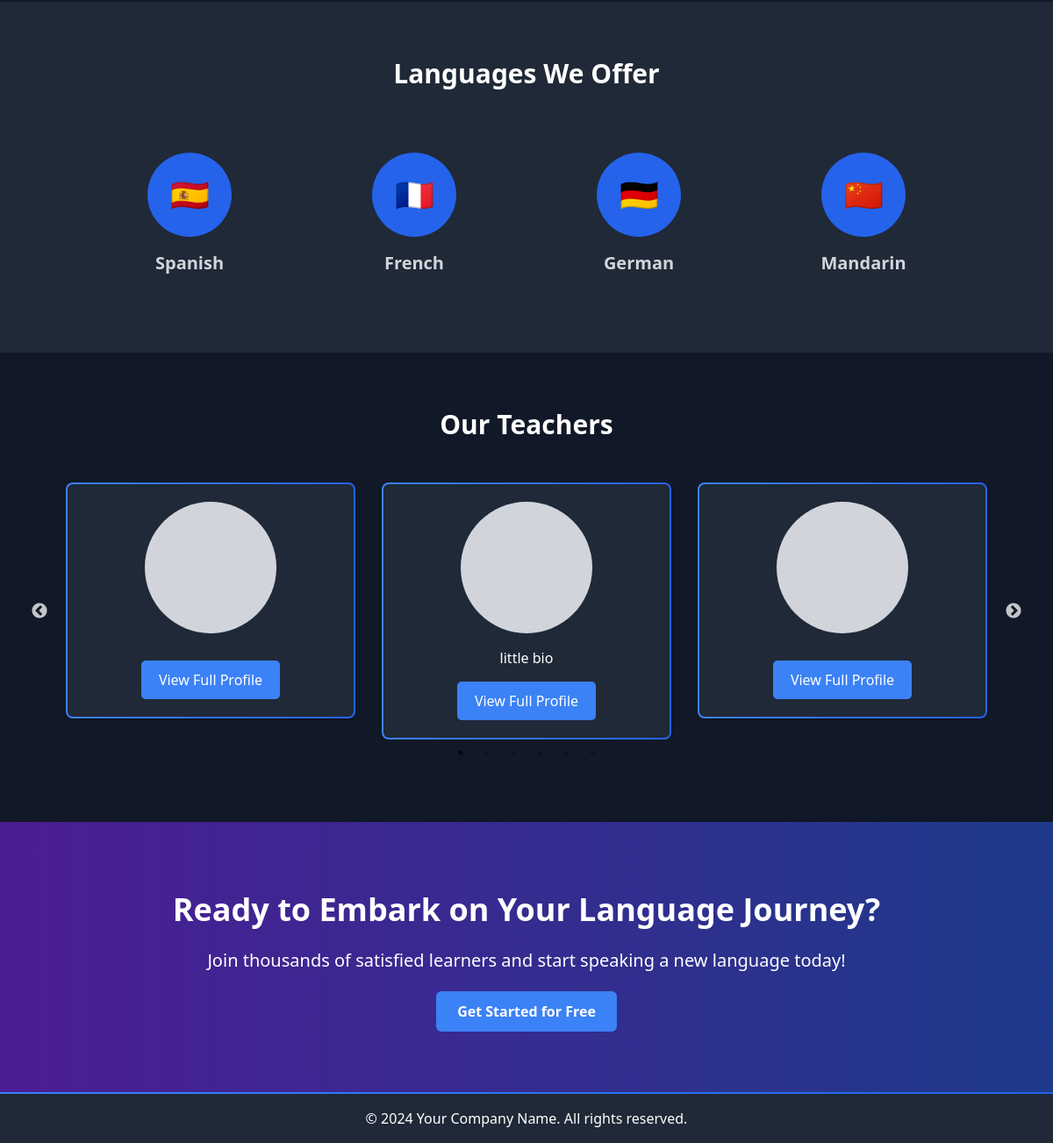
The app's page /hira/ (lower part), older data.
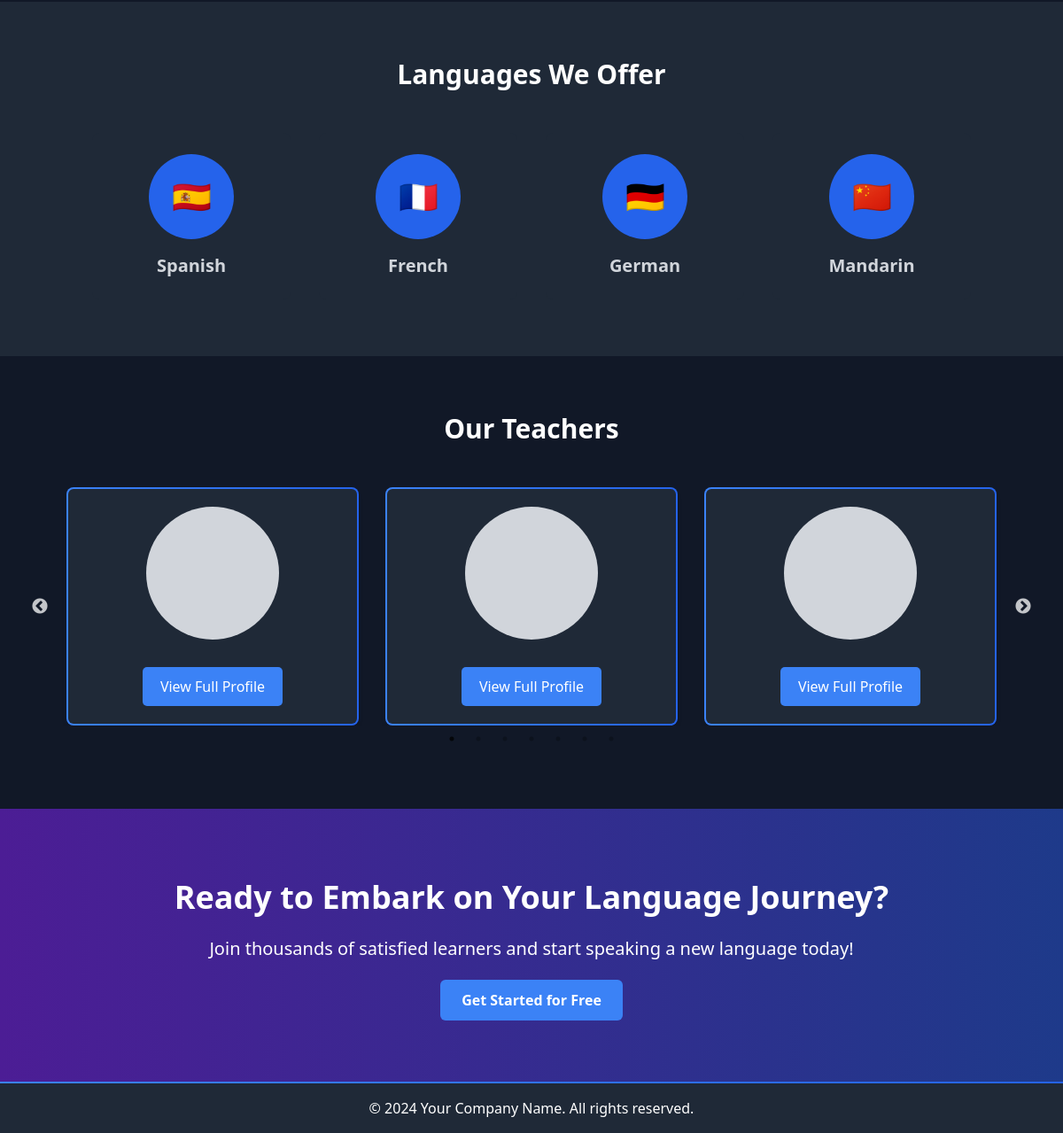
The same page, newer data.
### hira/models.py (models this page shows, shortened)
class CustomUser(AbstractUser):
    USER_TYPES = [
        ('student', 'Student'),
        ('teacher', 'Teacher'),
    ]
    user_type = models.CharField(max_length=10, choices=USER_TYPES)

class Profile(models.Model):
    LANGUAGE_CHOICES = [
        ('EN', 'English'),
        ('ES', 'Spanish'),
        ('FR', 'French'),
        ('DE', 'German'),
        ('ZH', 'Chinese'),
    ]
    GRADE_CHOICES = [
        ('1', '1st Grade'),
        ('2', '2nd Grade'),
        ('12', '12th Grade'),
        ('UG', 'Undergraduate'),
        ('PG', 'Postgraduate'),
    ]
    user = models.OneToOneField(CustomUser, on_delete=models.CASCADE, related_name='profile')
    bio = models.TextField(blank=True)
    languages = models.CharField(max_length=100, choices=LANGUAGE_CHOICES, blank=True)
    certifications = models.TextField(blank=True, help_text="List your certifications, separated by commas")
    years_of_experience = models.PositiveIntegerField(default=0)
    specialization = models.CharField(max_length=100, blank=True)
    education = models.TextField(blank=True, help_text="Your educational background")
    teaching_style = models.TextField(blank=True, help_text="Describe your teaching approach")
    grade = models.CharField(max_length=2, choices=GRADE_CHOICES, blank=True)
    subjects_of_interest = models.TextField(blank=True, help_text="List subjects you're interested in, separated by commas")
    learning_goals = models.TextField(blank=True, help_text="Describe your learning goals")

### hira/views.py (the view)
# urls.py: path('', index, name='index'),
def index(request):
    teachers = CustomUser.objects.filter(user_type='teacher')
    context = {'teachers': teachers}
    return render(request, 'hira/index.html', context)

### hira/templates/hira/index.html (shortened to what this page needs)
{% extends "hira/layout.html" %}
{% block body %}
<main class="bg-gray-900 text-gray-300">
    <section class="languages py-16 bg-gray-800">
        <div class="container mx-auto px-4">
            <h2 class="text-3xl font-bold mb-12 text-center text-white">Languages We Offer</h2>
            <div class="grid grid-cols-2 md:grid-cols-4 gap-8">
                <div class="text-center feature-card">
                    <div class="bg-blue-600 rounded-full w-24 h-24 flex items-center justify-center mx-auto mb-4">
                        <span class="text-4xl">🇪🇸</span>
                    </div>
                    <h3 class="text-xl font-semibold">Spanish</h3>
                </div>
                <div class="text-center feature-card">
                    <div class="bg-blue-600 rounded-full w-24 h-24 flex items-center justify-center mx-auto mb-4">
                        <span class="text-4xl">🇫🇷</span>
                    </div>
                    <h3 class="text-xl font-semibold">French</h3>
                </div>
                <div class="text-center feature-card">
                    <div class="bg-blue-600 rounded-full w-24 h-24 flex items-center justify-center mx-auto mb-4">
                        <span class="text-4xl">🇩🇪</span>
                    </div>
                    <h3 class="text-xl font-semibold">German</h3>
                </div>
                <div class="text-center feature-card">
                    <div class="bg-blue-600 rounded-full w-24 h-24 flex items-center justify-center mx-auto mb-4">
                        <span class="text-4xl">🇨🇳</span>
                    </div>
                    <h3 class="text-xl font-semibold">Mandarin</h3>
                </div>
            </div>
        </div>
    </section>
    <section class="teacher-profiles py-16">
        <h2 class="text-3xl font-bold mb-12 text-center text-white">Our Teachers</h2>
        <div class="teacher-carousel flex flex-wrap justify-center" >
            {% for teacher in teachers %}
                <div class="teacher-card bg-white shadow-md rounded-lg overflow-hidden flex-shrink">
                    <div class="teacher-card-inner p-4">
                        {% if teacher.profile.profile_picture %}
                            <img src="{{ teacher.profile.profile_picture.url }}" alt="{{ teacher.get_full_name }}" class="teacher-avatar w-32 h-32 rounded-full object-cover mx-auto">
                        {% else %}
                            <div class="teacher-avatar w-32 h-32 rounded-full bg-gray-300 mx-auto"></div>
                        {% endif %}
                        {% if teacher.profile.bio %}
                            <p class="bio text-center text-white mt-2">{{ teacher.profile.bio|truncatewords:20 }}</p>
                        {% endif %}
                        <a href="{% url 'profile' teacher %}" class="view-profile-btn block mt-4 text-center bg-indigo-500 text-white py-2 px-4 rounded hover:bg-indigo-700">View Full Profile</a>
                    </div>
                </div>
            {% endfor %}
        </div>
    </section>
    <section class="cta bg-gradient-to-r from-purple-900 to-blue-900 text-white py-20">
        <div class="container mx-auto px-4 text-center">
            <h2 class="text-4xl font-bold mb-6">Ready to Embark on Your Language Journey?</h2>
            <p class="text-xl mb-8">Join thousands of satisfied learners and start speaking a new language today!</p>
            <a href="#" class="cta-button">Get Started for Free</a>
        </div>
    </section>
</main>
{% endblock %}

Row changes from the older to the newer data that the page shows:
changed CustomUser (number 2 of 3 on the later page): profile.bio "little bio" → (not shown)
